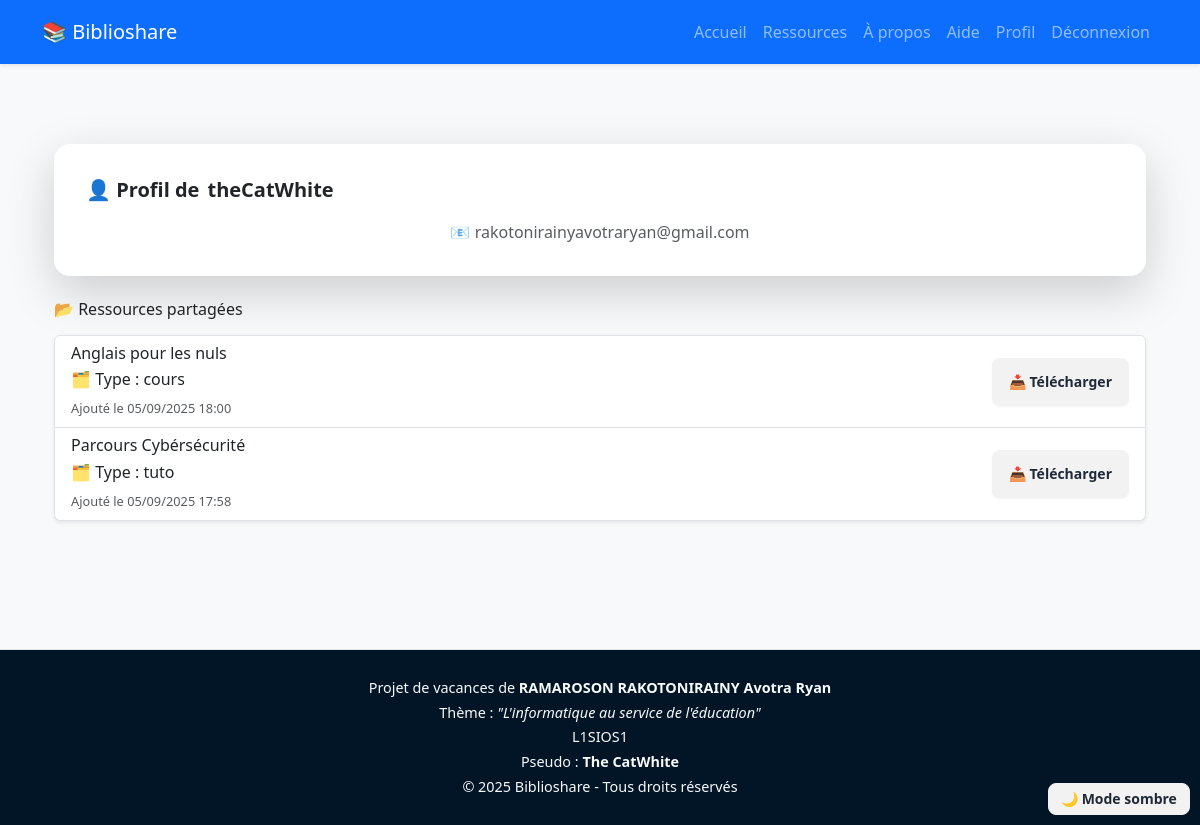
Page /fr/profil/4/ (signed in) on the earlier database version.
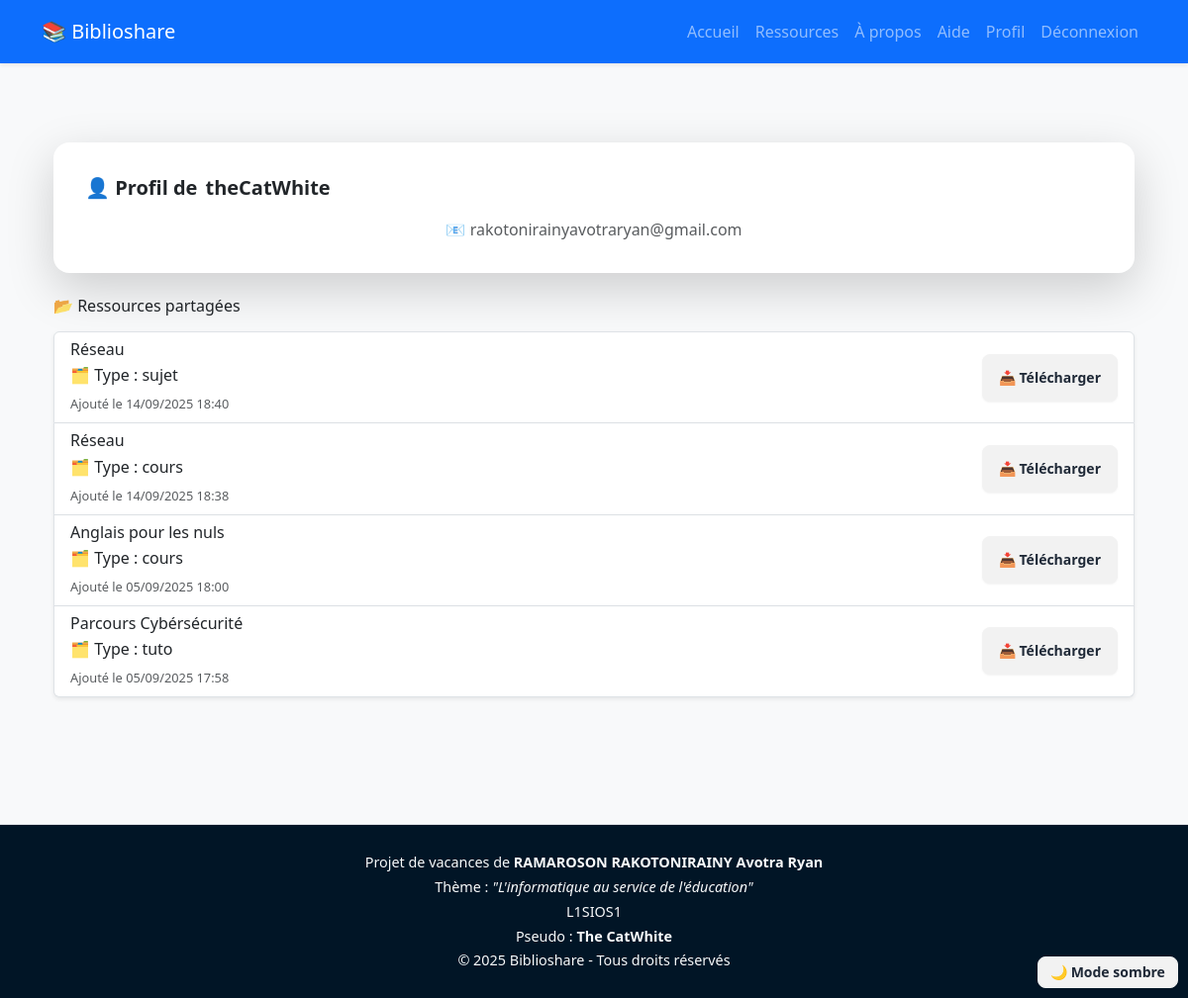
Same page on the later database version.
### Ressource/models.py (models this page shows, shortened)
class Ressource(models.Model):
    TYPE_CHOICES = [
        ('cours', 'Cours'),
        ('sujet', 'Sujet'),
        ('correction', 'Correction'),
        ('tuto', 'Tutoriel'),
        ('livre', 'Livre'),
    ]
    titre = models.CharField(max_length=255)
    fichier = models.FileField(upload_to="ressources/")
    type = models.CharField(max_length=20, choices=TYPE_CHOICES)
    date_ajout = models.DateTimeField(auto_now_add=True)
    proprietaire = models.ForeignKey(settings.AUTH_USER_MODEL, on_delete=models.CASCADE, related_name="ressources")

### Utilisateur/views.py (the view)
# urls.py: path('profil/<int:user_id>/', views.profil_utilisateur, name='profil_utilisateur'),
@login_required
def profil_utilisateur(request, user_id):
    utilisateur = get_object_or_404(User, id=user_id)
    ressources = utilisateur.ressources.all().order_by('-date_ajout')
    return render(request, 'user/profil_utilisateur.html', {
        'utilisateur': utilisateur,
        'ressources': ressources
    })

### templates/user/profil_utilisateur.html (shortened to what this page needs)
{% extends "user/base.html" %}
{% load i18n %}
{% block content %}
<div class="container my-5">
  <div class="card shadow-lg border-0 mb-4">
    <div class="card-body text-center">
      <h1 class="card-title">{% trans "👤 Profil de" %} <strong>{{ utilisateur.username }}</strong></h1>
      <p class="text-muted"> <a href="mailto:{{ utilisateur.email }}" class="btn-contact">📧 {{ utilisateur.email }}</a></p>
    </div>
  </div>
  <h3 class="mb-3">{% trans "📂 Ressources partagées" %}</h3>
  {% if ressources %}
    <ul class="list-group">
      {% for ressource in ressources %}
        <li class="list-group-item d-flex justify-content-between align-items-center shadow-sm">
          <div>
            <h5 class="mb-1">{{ ressource.titre }}</h5>
            <p class="mb-1">🗂️ Type : {{ ressource.type }}</p>
            <small class="text-muted">{% trans "Ajouté le" %} {{ ressource.date_ajout|date:"d/m/Y H:i" }}</small>
          </div>
          <a href="{% url 'ressource:telecharger_ressource' ressource.id%}" class="btn btn-outline-primary download">{% trans "📥 Télécharger" %}</a>
        </li>
      {% endfor %}
    </ul>
  {% else %}
    <p class="text-muted">{% trans "Aucune ressource partagée pour le moment." %}</p>
  {% endif %}
</div>
{% endblock %}

Differences in the rows shown:
added Ressource: titre "Réseau", type "sujet", date_ajout "14/09/2025 18:40"
added Ressource: titre "Réseau", type "cours", date_ajout "14/09/2025 18:38"
